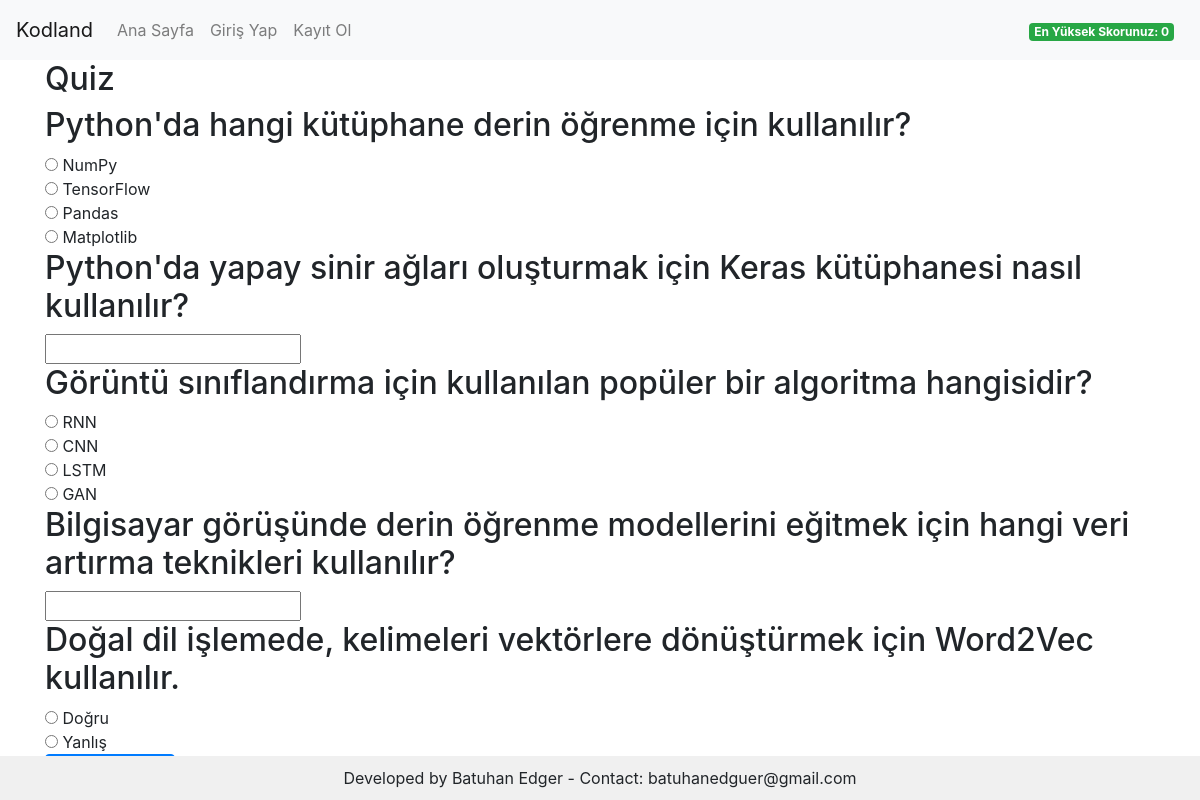
/test, run on the app's committed database.
### app/models/models.py (models this page shows)
class Question(db.Model):
    id = db.Column(db.Integer, primary_key=True)
    content = db.Column(db.String(200), nullable=False)
    topic = db.Column(db.String(100), nullable=False)
    answer = db.Column(db.String(50), nullable=False)
    q_type = db.Column(db.String(50), nullable=False)
    options = db.Column(db.String(200))
    points = db.Column(db.Integer, default=1)

### app/routes/routes.py (the view, shortened to what this page needs)
    @app.route("/test", methods=["GET", "POST"])
    def test():
        page = request.args.get("page", 1, type=int)
        per_page = 5
        question_query = Question.query
        total_questions = question_query.count()
        total_pages = (total_questions + per_page - 1) // per_page
        saved_answers = {}
        for p in range(1, total_pages + 1):
            saved_answers.update(session.get(f"page_{p}_answers", {}))
        questions_to_display = question_query.paginate(
            page=page, per_page=per_page, error_out=False
        ).items
        best_score = 0
        if current_user.is_authenticated:
            user_score = UserScore.query.filter_by(user_id=current_user.id).first()
            if user_score:
                best_score = user_score.high_score
        return render_template(
            "test.html",
            questions=questions_to_display,
            saved_answers=saved_answers,
            page=page,
            total_pages=total_pages,
            is_last_page=(page == total_pages),
            best_score=best_score,
        )

### templates/test.html (shortened to what this page needs)
<!DOCTYPE html>
<html>
  <head>
    <link
      rel="stylesheet"
      href="https://maxcdn.bootstrapcdn.com/bootstrap/4.5.2/css/bootstrap.min.css"
    />
    <link
      rel="stylesheet"
      href="{{ url_for('static', filename='css/styles.css') }}"
    />
  </head>
  <body>
    {% set current_page = 'test' %} {% include 'navbar.html' %}
    <div class="container">
      <h2>Quiz</h2>
      <form method="post" action="{{ url_for('test', page=page) }}">
        {% for question in questions %}
        <div>
          <h2>{{ question.content }}</h2>
          {% if question.q_type == 'multiple_choice' %}
          {% for option in question.options.split(';') %} <input type="radio"
          name="page_{{ page }}_answer_{{ question.id }}" value="{{ option }}"
           /> {{ option }}<br />
          {% endfor %} {% elif question.q_type == 'true_false' %}
          <input type="radio" name="page_{{ page }}_answer_{{ question.id }}"
          value="True"  /> Doğru<br />
          <input type="radio" name="page_{{ page }}_answer_{{ question.id }}"
          value="False"  /> Yanlış<br />
          {% else %}
          <input
            type="text"
            name="page_{{ page }}_answer_{{ question.id }}"
            value="{{ saved_answers.get('page_' ~ page ~ '_answer_' ~ question.id) }}"
          />
          {% endif %}
        </div>
        {% endfor %}
      </form>
    </div>
    {% include 'footer.html' %}
  </body>
</html>

### templates/navbar.html (shortened to what this page needs)
<nav class="navbar navbar-expand-lg navbar-light bg-light">
  <a class="navbar-brand" href="/">Kodland</a>
  <div class="collapse navbar-collapse" id="navbarNav">
    <ul class="navbar-nav">
      <li class="nav-item">
        <a class="nav-link" href="/">Ana Sayfa</a>
      </li>
      {% if current_user.is_authenticated %}
      <li class="nav-item">
        <a class="nav-link" href="/add_question">Soru Ekle</a>
      </li>
      <li class="nav-item">
        <a class="nav-link" href="/remove_question">Soru Çıkar</a>
      </li>
      <li class="nav-item {% if current_page == 'test' %}active{% endif %}">
        <a class="nav-link" href="/test">Test</a>
      </li>
      <li class="nav-item">
        <a href="/logout" class="nav-link">Çıkış Yap</a>
      </li>
      {% else %}
      <li class="nav-item">
        <a href="/login" class="nav-link">Giriş Yap</a>
      </li>
      <li class="nav-item">
        <a href="/signup" class="nav-link">Kayıt Ol</a>
      </li>
      {% endif %}
    </ul>
  </div>
  {% if current_page == 'test' %}
  <div class="ml-auto" style="padding: 10px">
    <span class="badge badge-success"
      >En Yüksek Skorunuz: {{ best_score }}</span
    >
  </div>
  {% endif %}
</nav>

### templates/footer.html
<footer>Developed by Batuhan Edger - Contact: batuhanedguer@gmail.com</footer>

### static/css/styles.css (style rules this page uses)
body { position: relative; min-height: 100vh; }
footer { position: absolute; bottom: 0; left: 0; right: 0; text-align: center; background-color: #f0f0f0; padding: 10px 0; }

### data on the page
Question: content "Python'da hangi kütüphane derin öğrenme için kullanılır?", option "NumPy" "TensorFlow" "Pandas" "Matplotlib"
Question: content "Python'da yapay sinir ağları oluşturmak için Keras kütüphanesi nasıl kullanılır?"
Question: content "Görüntü sınıflandırma için kullanılan popüler bir algoritma hangisidir?", option "RNN" "CNN" "LSTM" "GAN"
Question: content "Bilgisayar görüşünde derin öğrenme modellerini eğitmek için hangi veri artırma teknikleri kullanılır?"
Question: content "Doğal dil işlemede, kelimeleri vektörlere dönüştürmek için Word2Vec kullanılır."

### other printed values
{{ best_score }} "0"
